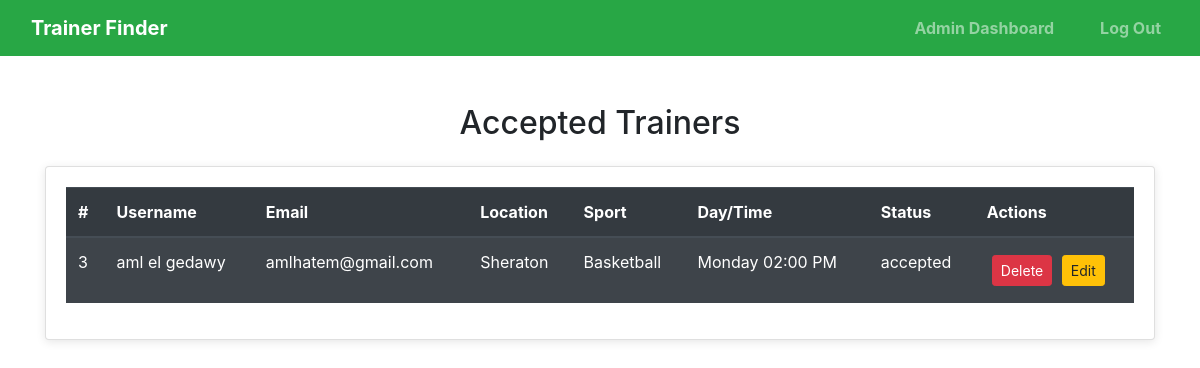
/Controllers/AdminController.php?page=trainers, run on the app's committed database.
### tables this page shows
CREATE TABLE `accepted_trainers` (
  `id` int(11) NOT NULL,
  `user_id` int(11) DEFAULT NULL,
  `username` varchar(255) DEFAULT NULL,
  `email` varchar(255) DEFAULT NULL,
  `certificate` varchar(255) DEFAULT NULL,
  `location` varchar(255) DEFAULT NULL,
  `sport` varchar(255) DEFAULT NULL,
  `day_time` varchar(255) DEFAULT NULL,
  `state` varchar(255) DEFAULT NULL,
  `approved_at` datetime DEFAULT NULL,
  `reservations` text DEFAULT NULL
);

### Views/Trainerslist.php (the view, shortened to what this page needs)
<?php
include_once '../Controllers/AdminController.php';
$db = Database::getInstance();
$conn = $db->getConnection();
$trainers = AdminController::getAllTrainers($conn);
?>
<!DOCTYPE html>
<html lang="en">
<head>
    <link rel="stylesheet" href="../Assets/CSS/lists.css">
    <link rel="stylesheet" href="../Assets/CSS/header-footer.css">
    <link rel="stylesheet" href="https://stackpath.bootstrapcdn.com/bootstrap/4.5.2/css/bootstrap.min.css">
</head>
<body>
<nav class="navbar navbar-expand-lg navbar-dark">
    <a class="navbar-brand" href="#">Trainer Finder</a>
    <div class="collapse navbar-collapse">
        <ul class="navbar-nav ml-auto">
            <li class="nav-item"><a class="nav-link" href="../Views/adminView.php">Admin Dashboard</a></li>
            <li class="nav-item"><a class="nav-link" href="../Views/LoginSignupView.php">Log Out</a></li>
        </ul>
    </div>
</nav>
<div class="container mt-5">
    <h2 class="text-center mb-4">Accepted Trainers</h2>
    <div class="card">
        <div class="card-body">
            <?php if (!empty($trainers)): ?>
                <table class="table table-dark table-striped">
                    <thead>
                        <tr>
                            <th>#</th>
                            <th>Username</th>
                            <th>Email</th>
                            <th>Location</th>
                            <th>Sport</th>
                            <th>Day/Time</th>
                            <th>Status</th>
                            <th>Actions</th>
                        </tr>
                    </thead>
                    <tbody>
                        <?php foreach ($trainers as $trainer): ?>
                            <tr>
                                <td><?= htmlspecialchars($trainer['id']) ?></td>
                                <td><?= htmlspecialchars($trainer['username']) ?></td>
                                <td><?= htmlspecialchars($trainer['email']) ?></td>
                                <td><?= htmlspecialchars($trainer['location']) ?></td>
                                <td><?= htmlspecialchars($trainer['sport']) ?></td>
                                <td><?= htmlspecialchars($trainer['day_time']) ?></td>
                                <td><?= htmlspecialchars($trainer['state']) ?></td>
                                <td>
                                    <form method="POST" style="display:inline;" onsubmit="return confirmDelete()">
                                        <button type="submit" class="btn btn-danger btn-sm">Delete</button>
                                    </form>
                                    <button type="button" class="btn btn-warning btn-sm" onclick="openEditModal(
                                        <?= htmlspecialchars($trainer['id']) ?>,
                                        '<?= htmlspecialchars($trainer['username']) ?>',
                                        '<?= htmlspecialchars($trainer['email']) ?>',
                                        '<?= htmlspecialchars($trainer['location']) ?>',
                                        '<?= htmlspecialchars($trainer['sport']) ?>',
                                        '<?= htmlspecialchars($trainer['day_time']) ?>',
                                        '<?= htmlspecialchars($trainer['state']) ?>'
                                    )">Edit</button>
                                </td>
                            </tr>
                        <?php endforeach; ?>
                    </tbody>
                </table>
            <?php else: ?>
                <p class="text-center">No trainers found.</p>
            <?php endif; ?>
        </div>
    </div>
</div>
</body>
</html>

### Assets/CSS/lists.css (style rules this page uses)
body { font-family: 'Arial', sans-serif; background-color: #f8f9fa; color: #343a40; }
header, .navbar { background: #28a745; color: #ffffff; }
nav a { color: #ffffff; font-weight: bold; }
.card { background-color: #ffffff; border-radius: 10px; box-shadow: 0 2px 10px rgba(0, 0, 0, 0.1); margin-top: 20px; }
.btn-danger { margin: 5px; background-color: #dc3545; border: none; }
.table-dark { background-color: #343a40; color: #ffffff; }
.table-dark th, .table-dark td { vertical-align: middle; }

### Assets/CSS/header-footer.css (style rules this page uses)
nav { background-color: #28a745; }
nav a { margin: 0 15px; color: white; text-decoration: none; font-weight: bold; }

### data on the page
accepted_trainers: id "3", username "aml el gedawy", email "amlhatem@gmail.com", location "Sheraton", sport "Basketball", day_time "Monday 02:00 PM", state "accepted"
